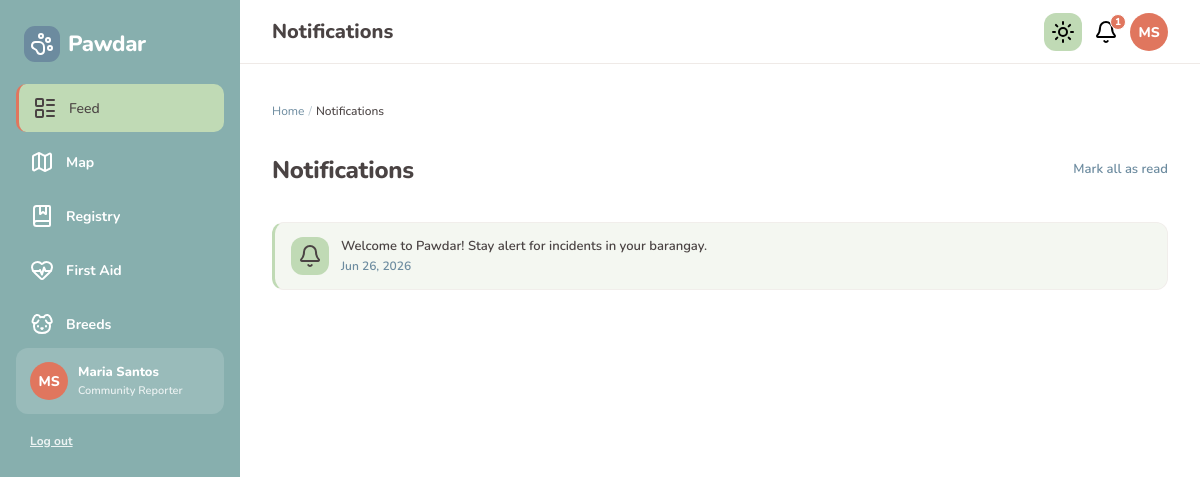
/notifications.php (signed in), run on the app's committed database.
### tables this page shows
CREATE TABLE IF NOT EXISTS notifications (
    notification_id INT AUTO_INCREMENT PRIMARY KEY,
    user_id INT NOT NULL,
    message VARCHAR(255) NOT NULL,
    is_read TINYINT NOT NULL DEFAULT 0,
    created_at DATETIME DEFAULT CURRENT_TIMESTAMP,
    link VARCHAR(255) NULL,
    FOREIGN KEY (user_id) REFERENCES user(UserID) ON DELETE CASCADE
);

### includes/notifications.php (called while the page is built, shortened)
<?php
function fetch_user_notifications(PDO $pdo, int $userId): array
{
    $stmt = $pdo->prepare('
        SELECT * FROM notifications
        WHERE user_id = :user_id
        ORDER BY created_at DESC
        LIMIT 100
    ');
    $stmt->execute([':user_id' => $userId]);
    return $stmt->fetchAll();
}
function notification_icon(string $type): string
{
    return match ($type) {
        'dog_match' => 'paw-print',
        'case_update' => 'shield',
        'rescue' => 'heart',
        'incident' => 'alert-triangle',
        default => 'bell',
    };
}

### includes/helpers.php (called while the page is built, shortened)
<?php
function time_elapsed_string(string $datetime): string
{
    $timestamp = strtotime($datetime);
    $diff = time() - $timestamp;
    return date('M j, Y', $timestamp);
}

### notifications.php (the view, shortened to what this page needs)
<?php
require_once __DIR__ . '/includes/app-layout.php';
require_once __DIR__ . '/includes/notifications.php';
$pdo = db();
$userId = (int) $_SESSION['user_id'];
$items = fetch_user_notifications($pdo, $userId);
?>
<div class="feed-header flex justify-between items-center">
    <h1 class="feed-title">Notifications</h1>
    <a href="notifications.php?read_all=1" class="text-sm link-hover">Mark all as read</a>
</div>
<?php if (count($items) === 0): ?>
    <div class="feed-empty-state">
        <p class="feed-empty-title">You're all caught up</p>
        <a href="feed.php" class="btn-outline btn-sm">Browse your feed</a>
    </div>
<?php else: ?>
    <div class="notification-page-list">
        <?php foreach ($items as $item):
            $unread = !(int) $item['is_read'];
            $icon = notification_icon((string) ($item['notification_type'] ?? 'general'));
        ?>
            <a href="notifications.php?read=<?= (int) $item['notification_id'] ?>" class="notification-page-row<?= $unread ? ' is-unread' : '' ?>">
                <div class="icon-box icon-box-sm"><i data-lucide="<?= htmlspecialchars($icon) ?>"></i></div>
                <div class="flex-1">
                    <div class="text-sm"><?= htmlspecialchars((string) $item['message']) ?></div>
                    <div class="text-xs text-muted"><?= htmlspecialchars(time_elapsed_string((string) $item['created_at'])) ?></div>
                </div>
            </a>
        <?php endforeach; ?>
    </div>
<?php endif; ?>

### assets/css/pawdar.css (style rules this page uses)
:root { --taupe: #4A4343; --tea-green: #C0DAB5; --muted-teal: #87AFAE; --air-force: #6C8B9F; --sunlit-clay: #F8BC72; --burnt-peach: #E0765E; --white: #FFFFFF; --bg-soft: #F4F7F1; --bg-map: #e7efe6; --border: #EFEAE7; --border-light: #F1EEEB; --shadow-sm: 0 2px 8px rgba(74, 67, 67, 0.08); --shadow-md: 0 8px 20px rgba(224, 118, 94, 0.35); --radius-sm: 8px; --radius-md: 12px; --radius-lg: 24px; --sidebar-width: 240px; --bottom-nav-height: 78px; --font: 'Nunito', system-ui, sans-serif; }
*, *::before, *::after { box-sizing: border-box; }
html { scroll-behavior: smooth; }
body { margin: 0; font-family: var(--font); color: var(--taupe); background: var(--white); -webkit-font-smoothing: antialiased; line-height: 1.5; }
a { color: inherit; text-decoration: none; }
.text-muted { color: var(--air-force); }
.text-sm { font-size: 13px; font-weight: 600; }
.text-xs { font-size: 12px; font-weight: 600; }
.icon-box { display: flex; align-items: center; justify-content: center; border-radius: var(--radius-md); background: var(--tea-green); flex: none; }
.icon-box-sm { width: 38px; height: 38px; border-radius: 12px; }
.feed-header { display: flex; justify-content: space-between; align-items: center; margin-bottom: 18px; flex-wrap: wrap; gap: 12px; }
.feed-title { font-weight: 800; font-size: 24px; letter-spacing: -0.3px; }
.flex { display: flex; }
.items-center { align-items: center; }
.justify-between { justify-content: space-between; }
.flex-1 { flex: 1; }
.link-hover { color: var(--air-force); text-decoration: none; }
.notification-page-row { display: flex; gap: 12px; padding: 14px 16px; border-radius: 12px; background: #fff; border: 1px solid var(--border-light); margin-bottom: 10px; color: inherit; text-decoration: none; }
.notification-page-row.is-unread { border-left: 3px solid var(--tea-green); background: #F4F7F1; }

### data on the page
notifications: message "Welcome to Pawdar! Stay alert for incidents in your barangay.", created_at "Jun 26, 2026"

### other printed values
SITE_NAME "Pawdar"
$item['label'] "Feed"
$item['label'] "Map"
$item['label'] "Registry"
$item['label'] "First Aid"
$item['label'] "Breeds"
$userInitials "MS"
$userName "Maria Santos"
$userRole "Community Reporter"
$topbarTitle "Notifications"
$notificationCount "1"
$baseLabel "Home"
$crumb['label'] "Notifications"
